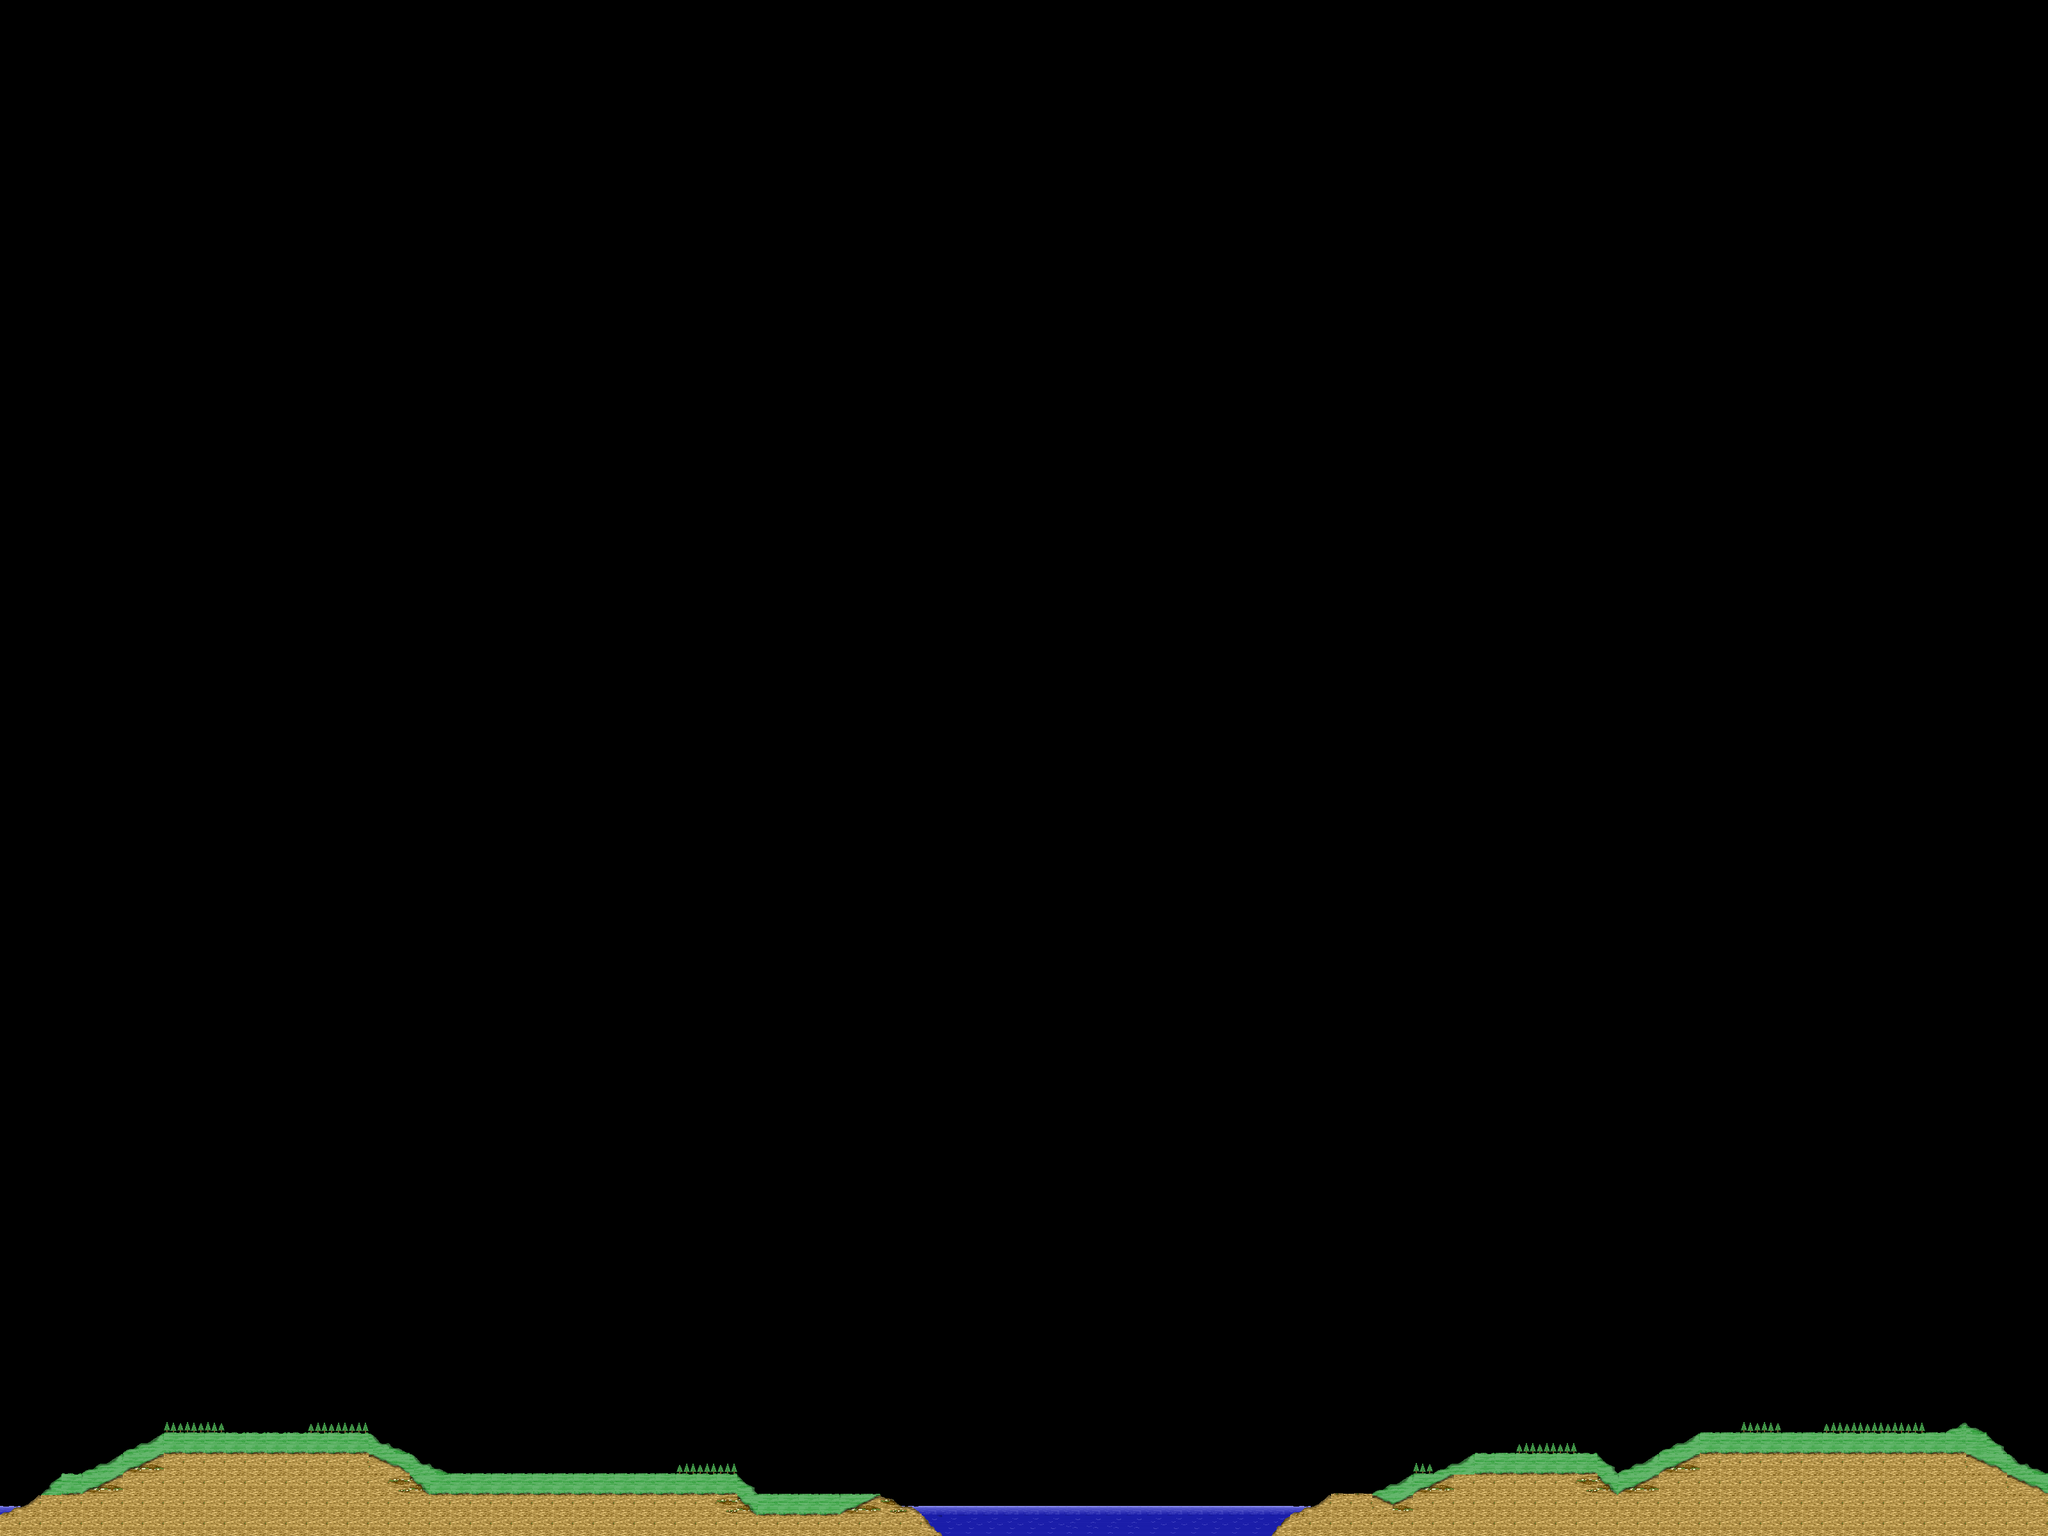

Tiled map render using the project's own tile images. Description and the map definition, with tile-layer contents summarised, below:
An orthogonal 100x75 tile map with 32x32 px tiles, 1 tile layer (Ground), 1 hidden layer not drawn, 2 tilesets.

<map version="1.0" orientation="orthogonal" width="100" height="75" tilewidth="32" tileheight="32">
 <tileset firstgid="1" name="layer1" tilewidth="32" tileheight="32">
  <image source="layer1.png" trans="ff00ff" width="512" height="512" />
 </tileset>
 <tileset firstgid="257" name="layer1_collision" tilewidth="32" tileheight="32">
  <image source="layer1_collision.png" width="512" height="512" />
  <tile id="0">
   <properties>
    <property name="full" value="" />
   </properties>
  </tile>
  <tile id="9">
   <properties>
    <property name="half" value="" />
   </properties>
  </tile>
  <tile id="10">
   <properties>
    <property name="half" value="" />
   </properties>
  </tile>
  <tile id="16">
   <properties>
    <property name="triangle_r" value="" />
   </properties>
  </tile>
  <tile id="17">
   <properties>
    <property name="triangle_l" value="" />
   </properties>
  </tile>
 </tileset>
 <layer name="Collision" width="100" height="75" visible="0">
  <data>[7500 cells, 100 non-empty, 4 distinct tile ids]</data>
 </layer>
 <layer name="Ground" width="100" height="75">
  <data>[7500 cells, 401 non-empty, 30 distinct tile ids]</data>
 </layer>
</map>
